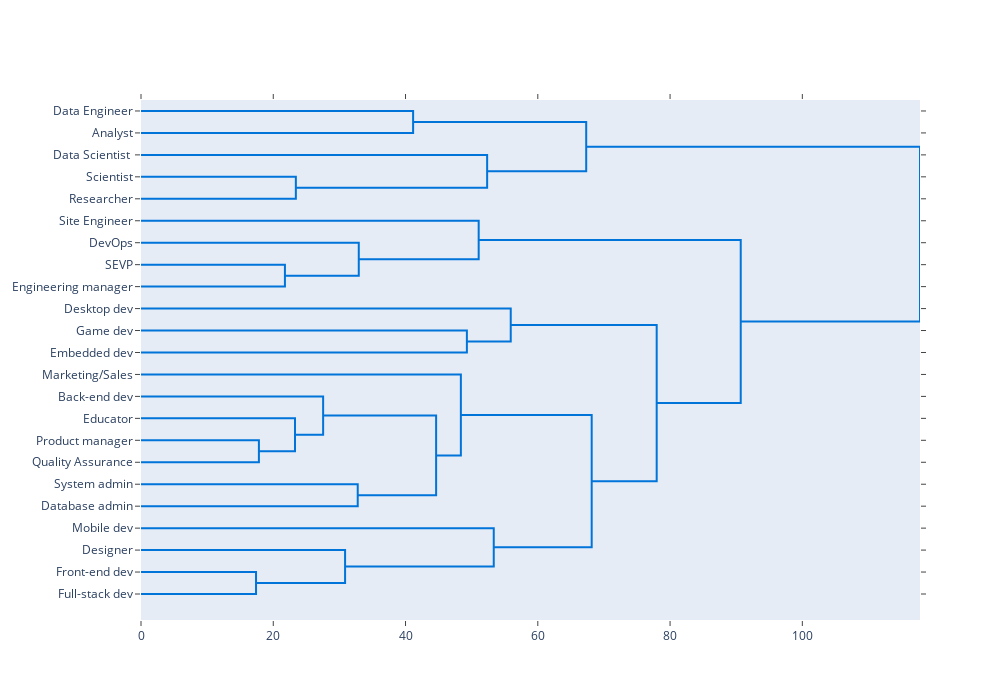

Notebook cell for this chart:
### Code cell
fig = ff.create_dendrogram(skills, labels = short_labels, orientation = 'left', color_threshold =0)
fig.update_layout(height=700, width=1000, showlegend=False)
fig.show()

### Figure 1 — Plotly figure (JSON) as saved in the notebook; plotly's stock layout.template omitted (floating-point values rounded to 4 significant figures)
{"data": [{"hoverinfo": "text", "marker": {"color": "rgb(0,116,217)"}, "mode": "lines", "type": "scatter", "x": [0.0, 41.14, 41.14, 0.0], "xaxis": "x", "y": [-5.0, -5.0, -15.0, -15.0], "yaxis": "y"}, {"hoverinfo": "text", "marker": {"color": "rgb(0,116,217)"}, "mode": "lines", "type": "scatter", "x": [0.0, 23.42, 23.42, 0.0], "xaxis": "x", "y": [-35.0, -35.0, -45.0, -45.0], "yaxis": "y"}, {"hoverinfo": "text", "marker": {"color": "rgb(0,116,217)"}, "mode": "lines", "type": "scatter", "x": [0.0, 52.34, 52.34, 23.42], "xaxis": "x", "y": [-25.0, -25.0, -40.0, -40.0], "yaxis": "y"}, {"hoverinfo": "text", "marker": {"color": "rgb(0,116,217)"}, "mode": "lines", "type": "scatter", "x": [41.14, 67.32, 67.32, 52.34], "xaxis": "x", "y": [-10.0, -10.0, -32.5, -32.5], "yaxis": "y"}, {"hoverinfo": "text", "marker": {"color": "rgb(0,116,217)"}, "mode": "lines", "type": "scatter", "x": [0.0, 21.76, 21.76, 0.0], "xaxis": "x", "y": [-75.0, -75.0, -85.0, -85.0], "yaxis": "y"}, {"hoverinfo": "text", "marker": {"color": "rgb(0,116,217)"}, "mode": "lines", "type": "scatter", "x": [0.0, 32.93, 32.93, 21.76], "xaxis": "x", "y": [-65.0, -65.0, -80.0, -80.0], "yaxis": "y"}, {"hoverinfo": "text", "marker": {"color": "rgb(0,116,217)"}, "mode": "lines", "type": "scatter", "x": [0.0, 51.06, 51.06, 32.93], "xaxis": "x", "y": [-55.0, -55.0, -72.5, -72.5], "yaxis": "y"}, {"hoverinfo": "text", "marker": {"color": "rgb(0,116,217)"}, "mode": "lines", "type": "scatter", "x": [0.0, 49.28, 49.28, 0.0], "xaxis": "x", "y": [-105.0, -105.0, -115.0, -115.0], "yaxis": "y"}, {"hoverinfo": "text", "marker": {"color": "rgb(0,116,217)"}, "mode": "lines", "type": "scatter", "x": [0.0, 55.91, 55.91, 49.28], "xaxis": "x", "y": [-95.0, -95.0, -110.0, -110.0], "yaxis": "y"}, {"hoverinfo": "text", "marker": {"color": "rgb(0,116,217)"}, "mode": "lines", "type": "scatter", "x": [0.0, 17.83, 17.83, 0.0], "xaxis": "x", "y": [-155.0, -155.0, -165.0, -165.0], "yaxis": "y"}, {"hoverinfo": "text", "marker": {"color": "rgb(0,116,217)"}, "mode": "lines", "type": "scatter", "x": [0.0, 23.29, 23.29, 17.83], "xaxis": "x", "y": [-145.0, -145.0, -160.0, -160.0], "yaxis": "y"}, {"hoverinfo": "text", "marker": {"color": "rgb(0,116,217)"}, "mode": "lines", "type": "scatter", "x": [0.0, 27.54, 27.54, 23.29], "xaxis": "x", "y": [-135.0, -135.0, -152.5, -152.5], "yaxis": "y"}, {"hoverinfo": "text", "marker": {"color": "rgb(0,116,217)"}, "mode": "lines", "type": "scatter", "x": [0.0, 32.77, 32.77, 0.0], "xaxis": "x", "y": [-175.0, -175.0, -185.0, -185.0], "yaxis": "y"}, {"hoverinfo": "text", "marker": {"color": "rgb(0,116,217)"}, "mode": "lines", "type": "scatter", "x": [27.54, 44.62, 44.62, 32.77], "xaxis": "x", "y": [-143.8, -143.8, -180.0, -180.0], "yaxis": "y"}, {"hoverinfo": "text", "marker": {"color": "rgb(0,116,217)"}, "mode": "lines", "type": "scatter", "x": [0.0, 48.37, 48.37, 44.62], "xaxis": "x", "y": [-125.0, -125.0, -161.9, -161.9], "yaxis": "y"}, {"hoverinfo": "text", "marker": {"color": "rgb(0,116,217)"}, "mode": "lines", "type": "scatter", "x": [0.0, 17.39, 17.39, 0.0], "xaxis": "x", "y": [-215.0, -215.0, -225.0, -225.0], "yaxis": "y"}, {"hoverinfo": "text", "marker": {"color": "rgb(0,116,217)"}, "mode": "lines", "type": "scatter", "x": [0.0, 30.86, 30.86, 17.39], "xaxis": "x", "y": [-205.0, -205.0, -220.0, -220.0], "yaxis": "y"}, {"hoverinfo": "text", "marker": {"color": "rgb(0,116,217)"}, "mode": "lines", "type": "scatter", "x": [0.0, 53.34, 53.34, 30.86], "xaxis": "x", "y": [-195.0, -195.0, -212.5, -212.5], "yaxis": "y"}, {"hoverinfo": "text", "marker": {"color": "rgb(0,116,217)"}, "mode": "lines", "type": "scatter", "x": [48.37, 68.15, 68.15, 53.34], "xaxis": "x", "y": [-143.4, -143.4, -203.8, -203.8], "yaxis": "y"}, {"hoverinfo": "text", "marker": {"color": "rgb(0,116,217)"}, "mode": "lines", "type": "scatter", "x": [55.91, 77.98, 77.98, 68.15], "xaxis": "x", "y": [-102.5, -102.5, -173.6, -173.6], "yaxis": "y"}, {"hoverinfo": "text", "marker": {"color": "rgb(0,116,217)"}, "mode": "lines", "type": "scatter", "x": [51.06, 90.69, 90.69, 77.98], "xaxis": "x", "y": [-63.75, -63.75, -138.0, -138.0], "yaxis": "y"}, {"hoverinfo": "text", "marker": {"color": "rgb(0,116,217)"}, "mode": "lines", "type": "scatter", "x": [67.32, 117.8, 117.8, 90.69], "xaxis": "x", "y": [-21.25, -21.25, -100.9, -100.9], "yaxis": "y"}], "layout": {"autosize": false, "height": 700, "hovermode": "closest", "showlegend": false, "width": 1000, "xaxis": {"mirror": "allticks", "rangemode": "tozero", "showgrid": false, "showline": true, "showticklabels": true, "ticks": "outside", "type": "linear", "zeroline": false}, "yaxis": {"mirror": "allticks", "rangemode": "tozero", "showgrid": false, "showline": true, "showticklabels": true, "tickmode": "array", "ticks": "outside", "ticktext": ["Data Engineer", "Analyst", "Data Scientist ", "Scientist", "Researcher", "Site Engineer", "DevOps", "SEVP", "Engineering manager", "Desktop dev", "Game dev", "Embedded dev", "Marketing/Sales", "Back-end dev", "Educator", "Product manager", "Quality Assurance", "System admin", "Database admin", "Mobile dev", "Designer", "Front-end dev", "Full-stack dev"], "tickvals": [-5, -15, -25, -35, -45, -55, -65, -75, -85, -95, -105, -115, -125, -135, -145, -155, -165, -175, -185, -195, -205, -215, -225], "type": "linear", "zeroline": false}}}
